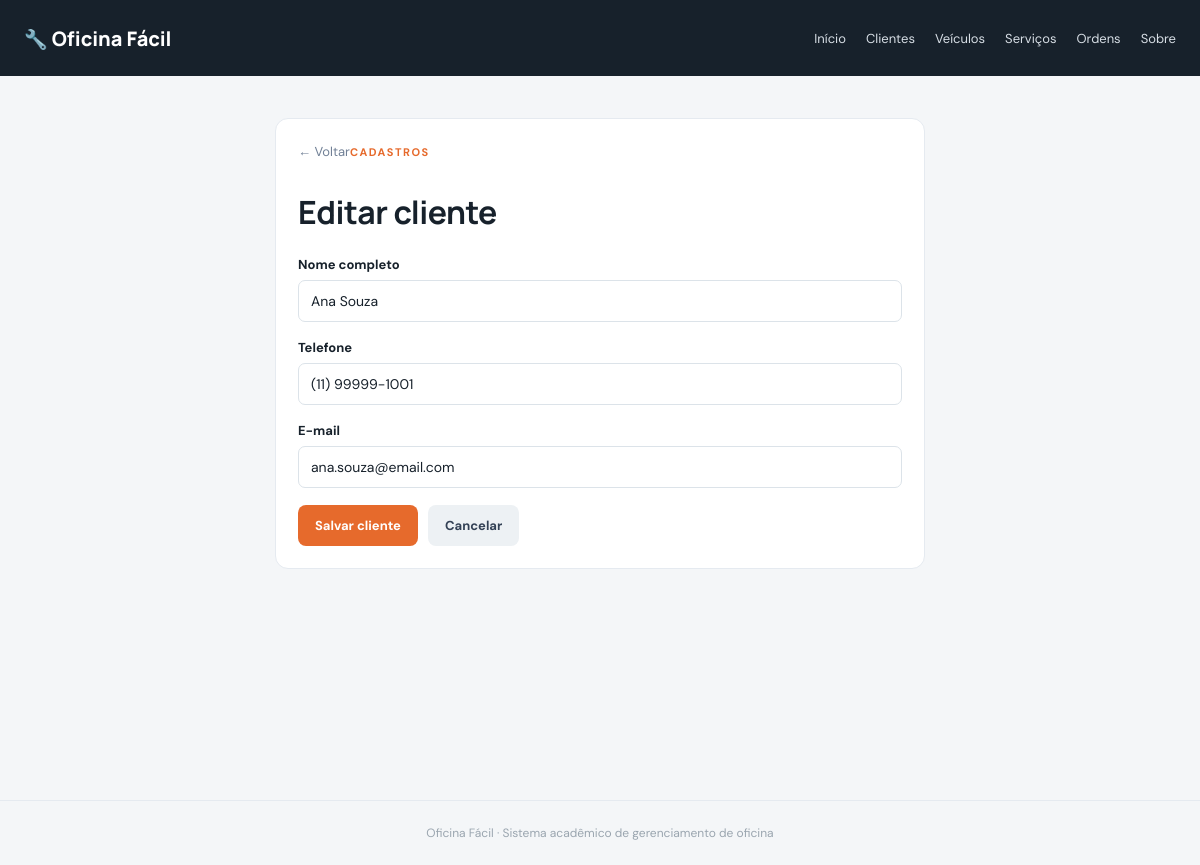
/clientes/1/editar, run on the app's committed database.
### tables this page shows
CREATE TABLE clientes (
    id_cliente INTEGER PRIMARY KEY AUTOINCREMENT,
    nome       TEXT NOT NULL CHECK (length(trim(nome)) > 0),
    telefone   TEXT,
    email      TEXT UNIQUE,
    created_at TEXT NOT NULL DEFAULT CURRENT_TIMESTAMP
);

### app.py (the view, shortened to what this page needs)
    @app.route("/clientes/<int:id_cliente>/editar", methods=["GET", "POST"])
    def editar_cliente(id_cliente):
        cliente = sql.buscar_cliente(id_cliente) or abort(404)
        return render_template("form_cliente.html", cliente=cliente, valores={})

### db_sql.py (called while the page is built)
def get_db():
    if "db" not in g:
        g.db = sqlite3.connect(current_app.config["DATABASE"])
        g.db.row_factory = sqlite3.Row
        g.db.execute("PRAGMA foreign_keys = ON")
    return g.db

def buscar_cliente(id_cliente):
    return get_db().execute(
        "SELECT * FROM clientes WHERE id_cliente = ?", (id_cliente,)
    ).fetchone()

### templates/form_cliente.html (shortened to what this page needs)
{% extends "base.html" %}
{% block content %}
<section class="panel narrow"><a class="back" href="{{ url_for('detalhe_cliente', id_cliente=cliente.id_cliente) if cliente else url_for('clientes') }}">← Voltar</a><span class="eyebrow">CADASTROS</span><h1>{{ 'Editar cliente' if cliente else 'Novo cliente' }}</h1>
<form method="post" class="form">
<label>Nome completo<input name="nome" required maxlength="120" value="{{ valores.get('nome', cliente.nome if cliente else '') }}"></label>
<label>Telefone<input name="telefone" maxlength="30" value="{{ valores.get('telefone', cliente.telefone if cliente else '') }}" placeholder="(11) 99999-9999"></label>
<label>E-mail<input type="email" name="email" maxlength="120" value="{{ valores.get('email', cliente.email if cliente and cliente.email else '') }}"></label>
<div class="form-actions"><button class="button" type="submit">Salvar cliente</button><a class="button secondary" href="{{ url_for('clientes') }}">Cancelar</a></div>
</form></section>
{% endblock %}

### static/style.css (style rules this page uses)
:root { --bg:#f4f6f8;--surface:#fff;--ink:#17212b;--muted:#718096;--line:#e5eaf0;--accent:#e66a2c;--accent-dark:#c94f18;--nav:#17212b;--good:#237344;--bad:#a43d2c }
* { box-sizing:border-box }
body { margin:0;background:var(--bg);color:var(--ink);font-family:'DM Sans',sans-serif;font-size:15px }
h1,h2 { font-family:Manrope,sans-serif;letter-spacing:-.5px }
h1 { font-size:32px;margin:8px 0 }
.eyebrow { color:var(--accent);font-size:11px;font-weight:700;letter-spacing:1.5px }
.metric,.panel { background:var(--surface);border:1px solid var(--line);border-radius:13px;padding:22px }
.panel { margin-bottom:22px }
.button { display:inline-block;background:var(--accent);color:#fff;border:0;border-radius:8px;padding:12px 17px;text-decoration:none;font:700 13px 'DM Sans',sans-serif;cursor:pointer;white-space:nowrap }
.button.secondary { background:#edf1f4;color:#334155 }
.narrow { max-width:650px;margin:0 auto }
.form { display:grid;gap:17px;margin-top:22px }
.form label { display:grid;gap:7px;font-size:13px;font-weight:700 }
.form input,.form select,.form textarea,.inline-form select,.filter-form select,.status-editor select { width:100%;padding:11px 12px;border:1px solid #dce3e9;border-radius:7px;font:14px 'DM Sans',sans-serif;background:#fff;color:var(--ink) }
.form-actions { display:flex;gap:10px;align-items:center;flex-wrap:wrap }
.back { display:inline-block;margin-bottom:22px;color:var(--muted);text-decoration:none;font-size:13px }

### data on the page
clientes: nome "Ana Souza", telefone "(11) 99999-1001", email "ana.souza@email.com"

### other printed values
{{ 'Editar cliente' if cliente else 'Novo cliente' }} "Editar cliente"
